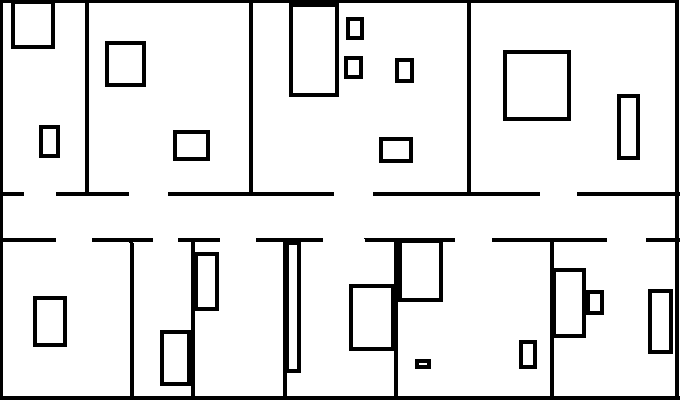
#> input picture Assignment 4/Assignment_04_Grid_Map.png, 680 x 400 px
$ jupyter execute Assignment04.ipynb
#> lines starting #> are read from the running program, lines starting #| are printed output that depends on the picture; after the words box and inside, x2 and y2 are one past the last pixel; in counts of white or black regions, pixels touching at a corner belong together
[cell 1]
import sys
import numpy as np
import cv2
import matplotlib.pyplot as plt
from matplotlib.colors import hsv_to_rgb
import tqdm as tqdm
import os

[cell 2]
img = cv2.imread('Assignment_04_Grid_Map.png', cv2.IMREAD_GRAYSCALE)
#> img: shape (400, 680); 89.4% white; 14 black regions, largest, box (x1, y1, x2, y2) and area: (0, 0, 680, 400) 22798, (503, 50, 571, 121) 1048, (648, 289, 673, 354) 656
colour_img = cv2.imread('Assignment_04_Grid_Map.png', cv2.IMREAD_COLOR)
#> colour_img is the input picture: shape (400, 680, 3); 89.4% white; 14 black regions, largest, box (x1, y1, x2, y2) and area: (0, 0, 680, 400) 22798, (503, 50, 571, 121) 1048, (648, 289, 673, 354) 656
cv2.imshow('image', img)
cv2.waitKey(0)
cv2.destroyAllWindows()

### Task 1 - Generating Laser Range Measurements using Ray Casting Tecnique

[cell 3]
def sensor_model(pose, map):
    n_rays = 125
    angle_gap = 2

    max_range = 12
    measurements = {}

    directions = np.arange(-n_rays, n_rays + angle_gap, angle_gap)

    for direction in directions:
        ray_angle = pose[2] + direction * np.pi / 180
        x, y = pose[0], pose[1]

        step1 = 0.04/(np.cos(ray_angle))
        step2 = 0.04/(np.sin(ray_angle))
        step = min(np.fabs(step1), np.fabs(step2))

        for distance in np.arange(0, max_range, step):
            x_endpoint_pixel = round((x + distance * np.cos(ray_angle))/0.04)
            y_endpoint_pixel = round((y + distance * np.sin(ray_angle))/0.04)

            if map[x_endpoint_pixel, y_endpoint_pixel] == 0:
                measurements[direction] = (distance, x_endpoint_pixel, y_endpoint_pixel)
                break

        # Should we add ray with max range distance?
        # measurements[direction] = (distance, x_endpoint_pixel, y_endpoint_pixel)
    return measurements

[cell 4]
robot_pose = [4, 5.4, 1.57]
measurements = sensor_model(robot_pose, img)
#> measurements = 126 items

[cell 5]
# Visualize robot pose and measurement generated at that pose

cv2.circle(colour_img, (int(robot_pose[1]/0.04), int(robot_pose[0]/0.04)), 5, (0, 0, 255), -1)
#> colour_img: shape (400, 680, 3); 0.03% of pixels changed, all inside (x1, y1, x2, y2) = (130, 95, 141, 106)
for key in measurements:
    cv2.line(colour_img, (int(robot_pose[1]/0.04), int(robot_pose[0]/0.04)), (measurements[key][2], measurements[key][1]), (0, 255, 0), 1)
#> this loop made 126 passes
#> key on passes 1 to 12: -125, -123, -121, -119, -117, -115, -113, -111, -109, -107, -105, -103
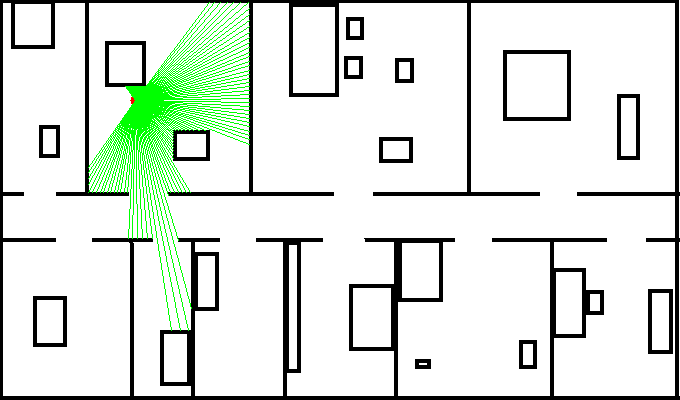
#> colour_img: shape (400, 680, 3); mean B, G, R 220.3, 228, 220.3

cv2.imshow('image', colour_img)
cv2.waitKey(0)
cv2.destroyAllWindows()

### Task 2 - Measurement Likelihood $P(z | x,m)$ based on End-Point Model

[cell 6]
# [18 lines of commented-out code are left out]

[cell 7]
# Optimized computation of Nearest Occupied Cell for given cell
def compute_nearest_occupied_cell(pos_pixel, _map):
    x, y = pos_pixel
    occupied_indices = np.argwhere(_map == 0)

    if len(occupied_indices) == 0:
        return None  # No occupied cells found

    dist = np.sqrt(np.sum((occupied_indices - np.array([x, y]))**2, axis=1))
    min_index = np.argmin(dist)

    nearest_cell = tuple(occupied_indices[min_index])

    return nearest_cell

[cell 8]
# Compute the Likelihood Field Map
def likelihood_field(map):

    # If the map is already saved, load it
    if os.path.exists('likelihood_field.png'):
        return cv2.imread('likelihood_field.png', cv2.IMREAD_GRAYSCALE)
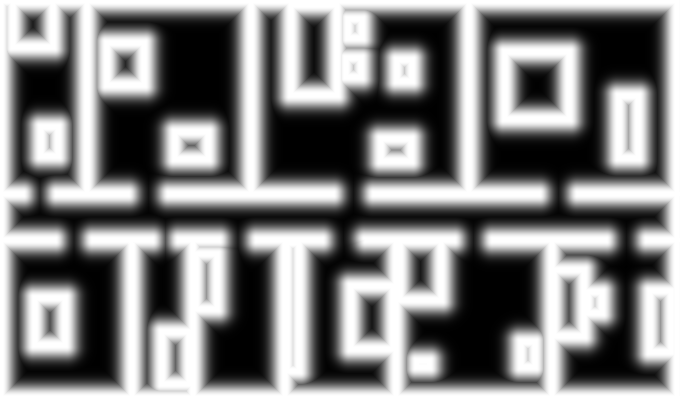
#> input picture Assignment 4/likelihood_field.png, 680 x 400 px
#> returned value is the input picture: shape (400, 680); min 0, max 255, mean 128.7

    # Initialize the likelihood field
    l = np.zeros(map.shape)
    # For each cell in the map - using tqdm to visualize the progress
    for i in tqdm.tqdm(range(len(l[:, 0]))):
        for j in range(len(l[0, :])):
            # If the cell is occupied
            closest_point = compute_nearest_occupied_cell((i, j), map)
            # Compute the distance to the nearest occupied cell
            dist = np.sqrt((i-closest_point[0])**2 + (j-closest_point[1])**2)
            # Compute the probability of the cell being occupied
            # Sigma = 0.35
            l[i, j] = np.exp(-(dist*0.04)**2/(2*0.35**2))
    # Normalize the likelihood field to a range between 0 and 255
    l = l/np.max(l)*255
    return l

[cell 9]
l = likelihood_field(img)
cv2.imshow('image', l)
cv2.waitKey(0)
cv2.destroyAllWindows()

[cell 10]
# Save the Likelihood Field Map
cv2.imwrite('likelihood_field.png', l)
cv2.imwrite('likelihood_field.pbm', l)
#> Out = True

[cell 11]
reference_robot_pose = [4, 5.4, 1.57]
reference_measurement = sensor_model(reference_robot_pose, img)
#> reference_measurement = 126 items

[cell 12]
# Given the measurement z* (measurement from some reference robot pose), transform that measurement z*
# so that endpoints of that measurement end in pixels/cells like if that measurement was taken from some assumed robot pose

# Basically all we need are relative angles of rays and distances for that angles, and we just project the same way as in Task1 (for assumed robot pose)
def transform_endpoints(measurements, assumed_pose):
    transformed_measurements = {}
    for relative_angle in measurements:
        distance = measurements[relative_angle][0]
        # Given relative angle and measured distance for that angle, compute endpoint for that ray given the new assumed robot pose)
        new_x_endpoint_pixel = round(assumed_pose[0] + distance*np.cos(assumed_pose[2] + relative_angle*np.pi/180))
        new_y_endpoint_pixel = round(assumed_pose[1] + distance*np.sin(assumed_pose[2] + relative_angle*np.pi/180))

        # Take into account that rays can go out of the map now (if ray go out of the map, mark its pixel location as None,None)
        boundary_x = 400
        boundary_y = 640
        if 0 <= new_x_endpoint_pixel < boundary_x and 0 <= new_y_endpoint_pixel < boundary_y:
            transformed_measurements[relative_angle] = (distance, new_x_endpoint_pixel, new_y_endpoint_pixel)
        else:
            transformed_measurements[relative_angle] = (distance, None, None)
    return transformed_measurements

[cell 13]
# Generate few random poses
poses = []
for i in range(100):
    poses.append([np.random.randint(0, 400), np.random.randint(0, 680), np.random.randint(-180, 180) * np.pi/180])

[cell 14]
# Compute Measurement Likelyhood for each pose
measurements_likelihood = [([int(reference_robot_pose[0]/0.04), int(reference_robot_pose[1]/0.04), reference_robot_pose[2]], 1.00)]
#> measurements_likelihood = [([100, 135, 1.57], 1)]
for pose in poses:
    transformed_measurements = transform_endpoints(reference_measurement, pose)
    # Calculate the likelihood of the measurements from the likelihood field
    probability = 1
    # For each ray in measurement
    for relative_angle in transformed_measurements:
        if transformed_measurements[relative_angle][1] is not None:
            probability *= l[transformed_measurements[relative_angle][1], transformed_measurements[relative_angle][2]]/255
        else:
            probability *= 0.01

    measurements_likelihood.append((pose, probability))
#> after the loop, measurements_likelihood = 101 items

[cell 15]
# Plot measurement likelihood for each pose in colour_img

# Convert the color_img to RGB format
cv2_image = cv2.cvtColor(colour_img, cv2.COLOR_BGR2RGB)

# Iterate through measurements_likelihood to add poses and probabilities to the image
for pose, probability in measurements_likelihood:
    # Convert pose to integers and modify the image to add the pose and the probability
    # cv2_image[int(pose[0]), int(pose[1])] = (int(255 * probability), 0, 0)
    # Add a circle to the image to visualize the robot pose
    color = hsv_to_rgb([probability * 0.6, 1, 1])
    color = tuple(int(i * 255) for i in color)
    cv2.circle(cv2_image, (int(pose[1]), int(pose[0])), 5, color, -1)
#> this loop made 101 passes
#> (pose, probability, color) on passes 1 to 12: ([100, 135, 1.57], 1, (0, 102, 255)), ([172, 559, -1.1], 0, (255, 0, 0)), ([192, 359, -2.98], 4.17e-71, (255, 0, 0)), ([211, 277, 1.08], 4.35e-109, (255, 0, 0)), ([292, 599, -1.92], 0.107, (255, 98, 0)), ([88, 396, 2.34], 9.12e-15, (255, 0, 0)), ([193, 486, -2.46], 0.0462, (255, 42, 0)), ([87, 174, -1.61], 0, (255, 0, 0)), ([337, 677, -2.71], 1e-252, (255, 0, 0)), ([333, 72, 1.48], 1.24e-22, (255, 0, 0)), ([115, 431, 2.76], 0, (255, 0, 0)), ([99, 177, 1.1], 0, (255, 0, 0))
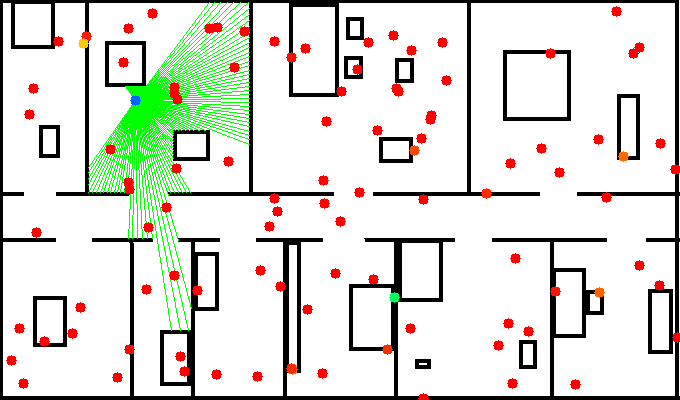
#> cv2_image: shape (400, 680, 3); mean R, G, B 221.4, 221.7, 214.2

# Display the modified image
plt.figure(figsize=(16,16))
plt.imshow(cv2_image)
